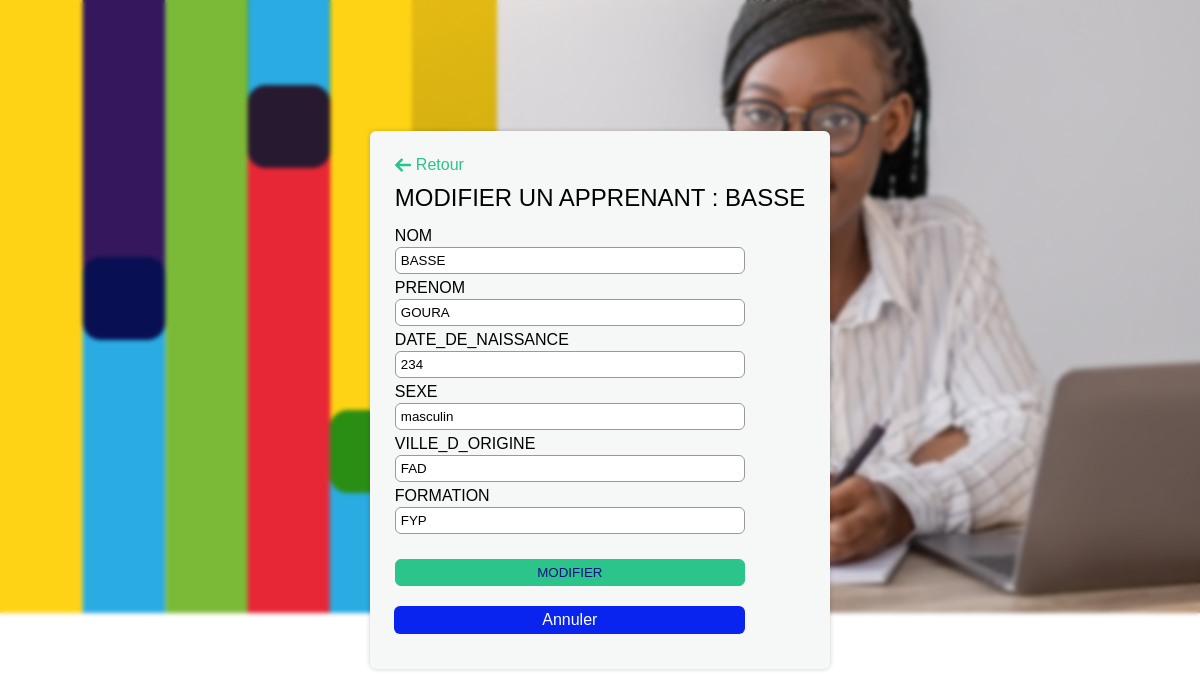
The page /modifier.php?id=32 on the database its author committed.
### tables this page shows
CREATE TABLE `liste` (
  `id` int NOT NULL,
  `nom` varchar(255) DEFAULT NULL,
  `prenom` varchar(255) DEFAULT NULL,
  `date_de_naissance` varchar(255) NOT NULL,
  `sexe` varchar(255) DEFAULT NULL,
  `ville_d_origine` varchar(255) DEFAULT NULL,
  `formation` varchar(255) DEFAULT NULL
);

### modifier.php (the view, shortened to what this page needs)
<!DOCTYPE html>
<html lang="en">
<head>
    <link rel="stylesheet" href="style.css">
</head>
<body>
<?php
include_once "connexion.php";
$id = $_GET['id'];
$req = mysqli_query($con,"SELECT * FROM liste WHERE id = $id");
$row = mysqli_fetch_assoc($req);
?>
    <div class="form">
        <a href="index.php" class="back_btn"><img src="images/back.png">Retour</a>
        <h2>modifier un apprenant : <?=$row['nom']?> </h2>
        <form action="" method="post">
            <label>nom</label>
            <input type="text" name="nom" value="<?=$row['nom']?>">
            <label>prenom</label>
            <input type="text" name="prenom" value="<?=$row['prenom']?>">
            <label>date_de_naissance</label>
            <input type="number" name="date_de_naissance" value="<?=$row['date_de_naissance']?>">
            <label>sexe</label>
            <input type="text" name="sexe" value="<?=$row['sexe']?>">
            <label>ville_d_origine</label>
            <input type="text" name="ville_d_origine" value="<?=$row['ville_d_origine']?>">
            <label>formation</label>
            <input type="text" name="formation" value="<?=$row['formation']?>">
            <input type="submit" value="modifier" name="button">
            <a href="index.php" class="bTn_add" style="align-self:center; margin-top:20px; padding-right:148px;padding-left:148px">Annuler</a>
        </form>
    </div>
</body>
</html>

### style.css (style rules this page uses)
* { margin: 0; padding: 0; box-sizing: border-box; font-family: 'poppins',sans-serif; }
body { display: flex; align-items: center; justify-content: center; min-height: 100vh; position: relative; background-color: #3b3a42; animation-name: back; animation-duration: 5s; animation-iteration-count: infinite; animation-timing-function: linear; background-image: url(images/OIF_DCLIC_COUVERTURE\ HOR.jpg); }
body { backdrop-filter: blur(2px); }
.bTn_add { width: fit-content; margin-bottom: 10px; background-color: #0924ef; padding: 5px 20px; color: #fff; display: flex; align-items: center; text-align: 0; border-radius: 6px; text-decoration:0; }
.form { background-color: #f6f8f8; padding: 25px; box-shadow: 0 0 5px rgba(0,0,0,0.2); border-radius: 6px; }
.form form { display: flex; width: 350px; flex-direction: column; }
.back_btn { color: #2bc48a; text-decoration: 0; display: flex; align-items: center; }
.back_btn img { height: 16px; margin-right: 5px; }
h2 { margin: 10px 0; font-weight: 500; text-transform: uppercase; }
label { margin-top: 5px; text-transform: uppercase; }
input { padding: 5px; border: 1px solid #999; outline: 0; margin-top: 2px; border-radius: 10px; }
input[type="submit"] { margin-top: 25px; background-color: #2bc48a; border: 1px solid #2bc48a; cursor: pointer; color: #121080; text-transform: uppercase; }
form input { border-radius: 6px; margin-left: 0px; }

### rows shown on the page
liste: nom "BASSE", prenom "GOURA", date_de_naissance "234", sexe "masculin", ville_d_origine "FAD", formation "FYP"
